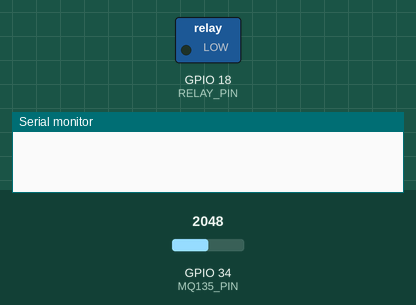
This sketch was run on a simulated ESP32. Parts: switched loads named in the sketch (green lamp = pin HIGH), the last lines printed to the serial monitor. The test bench sets the inputs (shaded band); at power-on: GPIO 34 (MQ135_PIN) = 2048. WiFi joins after 1.5 s; servers stay silent unless stated; EEPROM starts erased; no MQTT or app messages arrive unless stated.

Above: at 0.1 s.
At 1.6 s:
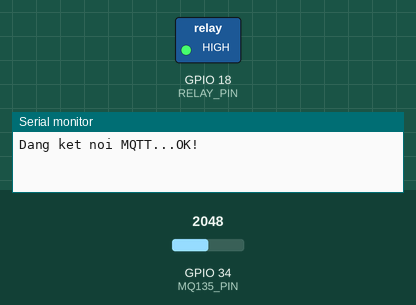
Timing chart, 0 to 3.1 s (numbered marks = the images above):
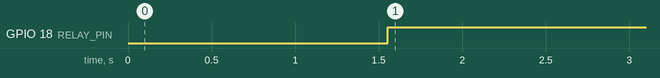

The sketch:

esp32_air_monitor.ino
```cpp
#include <WiFi.h>
#include <WiFiManager.h>
#include <PubSubClient.h>
#include <ArduinoJson.h>
#include <Preferences.h>

// --- CẤU HÌNH CHÂN ---
#define MQ135_PIN 34
#define RELAY_PIN 18

// --- BIẾN TOÀN CỤC ---
char mqtt_server[100] = "0.tcp.ap.ngrok.io";
char mqtt_port[6] = "1883";
const char* deviceID = "ESP32_MQ135_01";

int airValue = 0;
int threshold = 300;
bool isAuto = true;
String relayStatus = "OFF";
bool shouldSaveConfig = false;

WiFiClient espClient;
PubSubClient client(espClient);
Preferences preferences;

// --- KHAI BÁO WIFIMANAGER TOÀN CỤC (QUAN TRỌNG) ---
WiFiManager wm;
// Khai báo tham số toàn cục để không bị tạo lại nhiều lần gây lặp
WiFiManagerParameter custom_mqtt_server("server", "MQTT Server (Ngrok/LAN IP)", mqtt_server, 100);
WiFiManagerParameter custom_mqtt_port("port", "MQTT Port", mqtt_port, 6);

// --- CALLBACK LƯU CẤU HÌNH ---
void saveConfigCallback () {
  Serial.println(">> Phat hien luu cau hinh!");
  shouldSaveConfig = true;
}

// --- CALLBACK NHẬN LỆNH ---
void callback(char* topic, byte* payload, unsigned int length) {
  StaticJsonDocument<200> doc;
  deserializeJson(doc, payload, length);

  if (doc.containsKey("auto")) {
    isAuto = doc["auto"];
    preferences.putBool("isAuto", isAuto);
  }
  if (doc.containsKey("threshold")) {
    threshold = doc["threshold"];
    preferences.putInt("threshold", threshold);
  }
  if (doc.containsKey("relay") && !isAuto) {
    String status = doc["relay"].as<String>();
    digitalWrite(RELAY_PIN, (status == "ON") ? HIGH : LOW);
    relayStatus = status;
  }
}

void setup() {
  Serial.begin(115200);
  pinMode(RELAY_PIN, OUTPUT);
  pinMode(MQ135_PIN, INPUT);

  // 1. ĐỌC CẤU HÌNH TỪ FLASH
  preferences.begin("iot_config", false);
  isAuto = preferences.getBool("isAuto", true);
  threshold = preferences.getInt("threshold", 300);

  // Đọc Server cũ ra biến toàn cục
  String saved_server = preferences.getString("server", mqtt_server);
  String saved_port = preferences.getString("port", mqtt_port);
  saved_server.toCharArray(mqtt_server, 100);
  saved_port.toCharArray(mqtt_port, 6);

  // Cập nhật giá trị vào ô nhập liệu (để hiển thị đúng cái cũ)
  custom_mqtt_server.setValue(mqtt_server, 100);
  custom_mqtt_port.setValue(mqtt_port, 6);

  // 2. CẤU HÌNH WIFIMANAGER (CHỈ LÀM 1 LẦN Ở ĐÂY)
  // Xóa cài đặt cũ để test (bỏ comment nếu cần reset wifi)
  // wm.resetSettings();

  wm.setSaveConfigCallback(saveConfigCallback);
  wm.addParameter(&custom_mqtt_server);
  wm.addParameter(&custom_mqtt_port);

  // Đặt tiêu đề cho Web Config
  wm.setTitle("CAU HINH INTERNET IOT");

  // Tăng thời gian chờ kết nối (tránh timeout quá sớm)
  wm.setConnectTimeout(30);

  // Tự động kết nối
  if (!wm.autoConnect("SETUP_MAY_LOC_KHI")) {
    Serial.println("Loi ket noi WiFi...");
    // Không restart ngay, để nó chạy xuống loop xử lý tiếp
  }

  // Nếu người dùng vừa nhập config mới
  if (shouldSaveConfig) {
    saveParamsToFlash();
  }

  // 3. THIẾT LẬP MQTT
  int port_int = atoi(mqtt_port);
  client.setServer(mqtt_server, port_int);
  client.setCallback(callback);
}

// Hàm phụ tách riêng để lưu dữ liệu gọn gàng
void saveParamsToFlash() {
  strcpy(mqtt_server, custom_mqtt_server.getValue());
  strcpy(mqtt_port, custom_mqtt_port.getValue());

  preferences.putString("server", mqtt_server);
  preferences.putString("port", mqtt_port);
  Serial.println("Da luu Server moi vao Flash!");

  shouldSaveConfig = false;

  // Cập nhật ngay cho Client
  int port_int = atoi(mqtt_port);
  client.setServer(mqtt_server, port_int);
}

void loop() {
  // --- 1. XỬ LÝ MẤT KẾT NỐI ---

  // Nếu mất WiFi -> Tự động để thư viện lo, hoặc reset nếu treo quá lâu
  if (WiFi.status() != WL_CONNECTED) {
     // Code này để trống, ESP32 mặc định sẽ tự reconnect background
  }

  // Nếu có WiFi nhưng Mất Server MQTT -> Bật lại Config Portal
  if (WiFi.status() == WL_CONNECTED && !client.connected()) {
    Serial.print("Dang ket noi MQTT...");
    if (client.connect(deviceID)) {
      Serial.println("OK!");
      char topic[50];
      sprintf(topic, "esp32/control/%s", deviceID);
      client.subscribe(topic);
    } else {
      Serial.print("Loi rc=");
      Serial.println(client.state());

      // >>> BẬT CHẾ ĐỘ SỬA LỖI <<<
      Serial.println("Mo lai WiFi Config de sua Link Server...");

      wm.setConfigPortalTimeout(120); // Cho 120s để sửa, nếu không sẽ thử lại

      // Khởi động lại Portal với tên cũ
      if (!wm.startConfigPortal("SUA_LOI_SERVER")) {
        Serial.println("Het gio config, thu ket noi lai server cu...");
      }

      // Nếu trong lúc mở Portal, người dùng có bấm Save
      if (shouldSaveConfig) {
        saveParamsToFlash();
      }
    }
  }

  client.loop();

  // --- 2. LOGIC ĐIỀU KHIỂN ---
  airValue = analogRead(MQ135_PIN);

  if (isAuto) {
    if (airValue > threshold) {
      digitalWrite(RELAY_PIN, HIGH);
      relayStatus = "ON";
    } else {
      digitalWrite(RELAY_PIN, LOW);
      relayStatus = "OFF";
    }
  }

  // --- 3. GỬI DỮ LIỆU ---
  static unsigned long lastTime = 0;
  if (millis() - lastTime > 2000) {
    lastTime = millis();
    if (client.connected()) {
      StaticJsonDocument<256> doc;
      doc["id"] = deviceID;
      doc["mq135"] = airValue;
      doc["relay"] = relayStatus;
      doc["auto"] = isAuto;
      doc["threshold"] = threshold;
      char buffer[256];
      serializeJson(doc, buffer);
      client.publish("esp32/data", buffer);
    }
  }
}
```

Measured:
- by itself, GPIO 18 (RELAY_PIN): LOW → HIGH at 1.6 s
